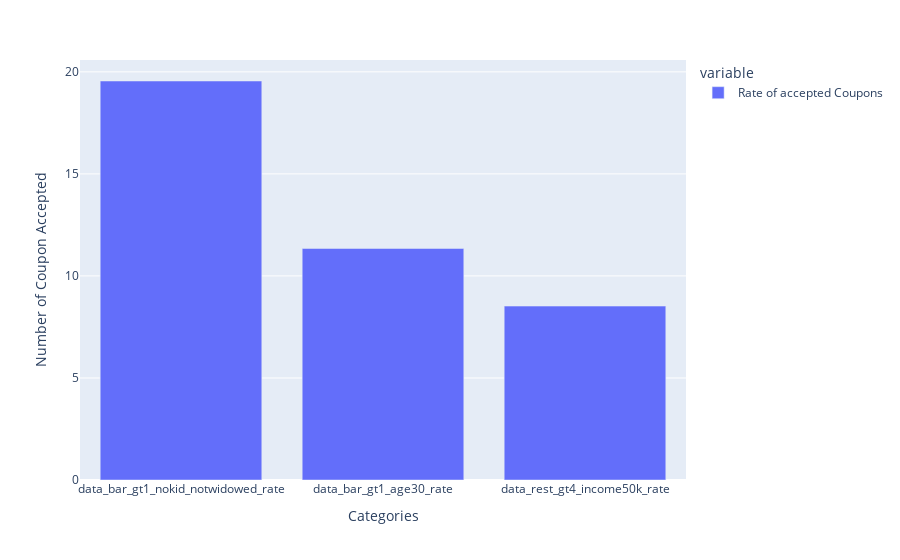

Notebook code for this chart:
### Markdown cell above
6. Compare the acceptance rates between those drivers who:

- go to bars more than once a month, had passengers that were not a kid, and were not widowed *OR*
- go to bars more than once a month and are under the age of 30 *OR*
- go to cheap restaurants more than 4 times a month and income is less than 50K.

### Code cell
cleanupColumns=['CarryAway','CoffeeHouse','Bar','RestaurantLessThan20','Restaurant20To50','income']
data_bar_1HE=pd.get_dummies(data,columns=cleanupColumns,dtype=int)
data_bar_base=data[(data_bar_1HE['passanger']!='kid') & (data_bar_1HE['maritalStatus']!='widowed') ]
data_bar_gt1_nokid_notwidowed=data_bar_1HE[(data_bar_1HE['Bar_less1']==0)&(data_bar_1HE['Bar_never']==0)]['Y'].sum()
data_bar_gt1_age30=data_bar_1HE[(data_bar_1HE['age']<=30) & (data_bar_1HE['Bar_less1']==0)&(data_bar_1HE['Bar_never']==0)]['Y'].sum()
data_rest_gt4_income50k=data_bar_1HE[((data_bar_1HE['income_$12500 - $24999']==1)| (data_bar_1HE['income_$25000 - $37499']==1) | (data_bar_1HE['income_$37500 - $49999']==1)) & ((data_bar_1HE['RestaurantLessThan20_4~8']==1)|(data_bar_1HE['RestaurantLessThan20_gt8']==1))]['Y'].sum()
data_bar_gt1_nokid_notwidowed_rate=(data_bar_gt1_nokid_notwidowed/data['Y'].count())*100
data_bar_gt1_age30_rate=(data_bar_gt1_age30/data['Y'].count())*100
data_rest_gt4_income50k_rate=(data_rest_gt4_income50k/data['Y'].count())*100

df_compare_bar=pd.DataFrame([data_bar_gt1_nokid_notwidowed_rate,data_bar_gt1_age30_rate,data_rest_gt4_income50k_rate],columns=['Rate of accepted Coupons'])
df_compare_bar_with_named_index=df_compare_bar.rename(index={0:"data_bar_gt1_nokid_notwidowed_rate",1:"data_bar_gt1_age30_rate",2:"data_rest_gt4_income50k_rate"})
fig=px.bar(df_compare_bar_with_named_index)
fig.update_layout(yaxis_title='Number of Coupon Accepted')
fig.update_layout(xaxis_title='Categories')
fig.show()

### Figure 1 — Plotly figure (JSON) as saved in the notebook; plotly's stock layout.template omitted (floating-point values rounded to 4 significant figures)
{"data": [{"alignmentgroup": "True", "hovertemplate": "variable=Rate of accepted Coupons<br>index=%{x}<br>value=%{y}<extra></extra>", "legendgroup": "Rate of accepted Coupons", "marker": {"color": "#636efa", "pattern": {"shape": ""}}, "name": "Rate of accepted Coupons", "offsetgroup": "Rate of accepted Coupons", "orientation": "v", "showlegend": true, "textposition": "auto", "type": "bar", "x": ["data_bar_gt1_nokid_notwidowed_rate", "data_bar_gt1_age30_rate", "data_rest_gt4_income50k_rate"], "xaxis": "x", "y": [19.55, 11.35, 8.523], "yaxis": "y"}], "layout": {"barmode": "relative", "legend": {"title": {"text": "variable"}, "tracegroupgap": 0}, "margin": {"t": 60}, "xaxis": {"anchor": "y", "domain": [0, 1], "title": {"text": "Categories"}}, "yaxis": {"anchor": "x", "domain": [0, 1], "title": {"text": "Number of Coupon Accepted"}}}}
